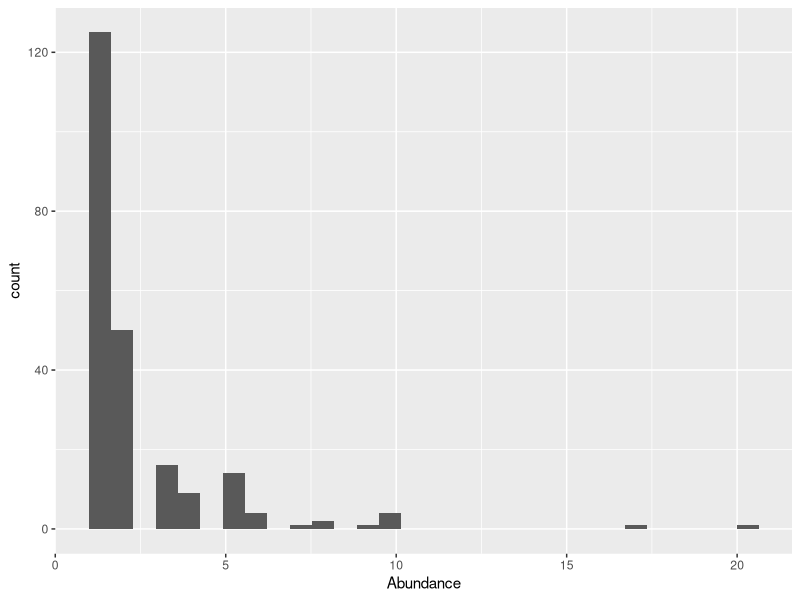
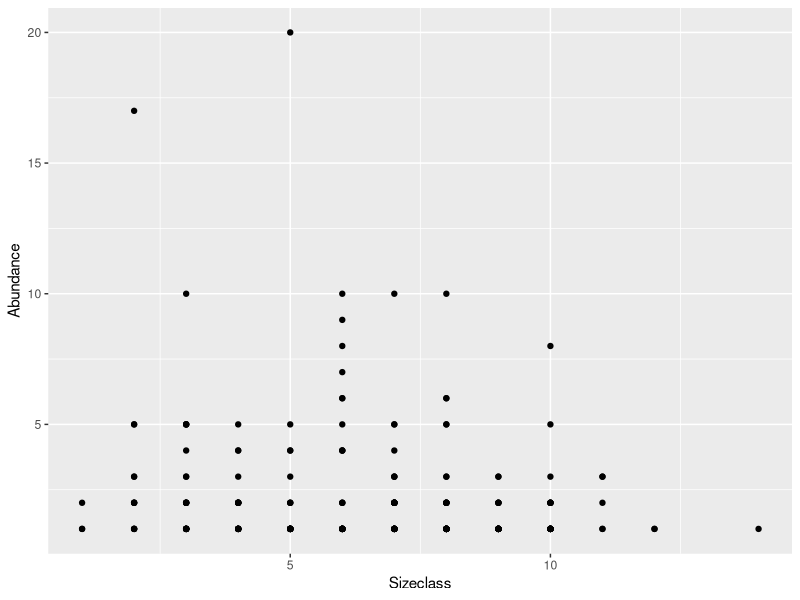
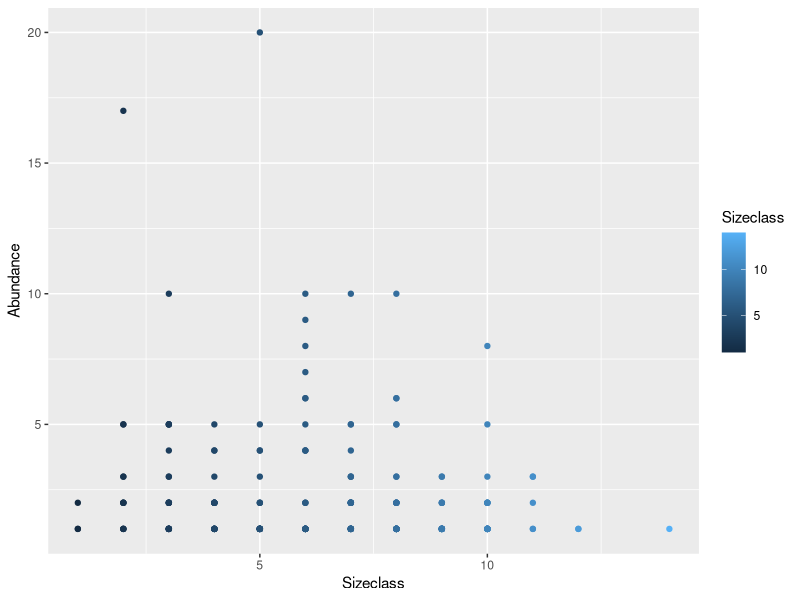
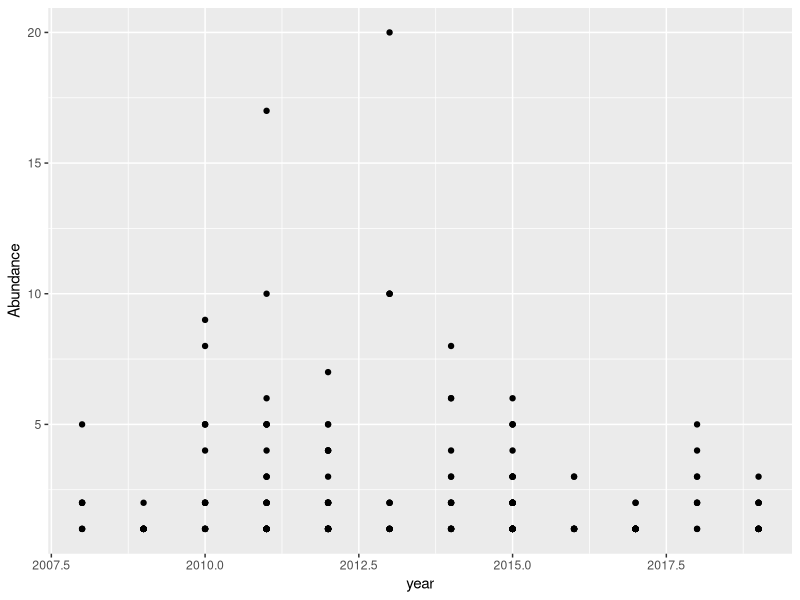
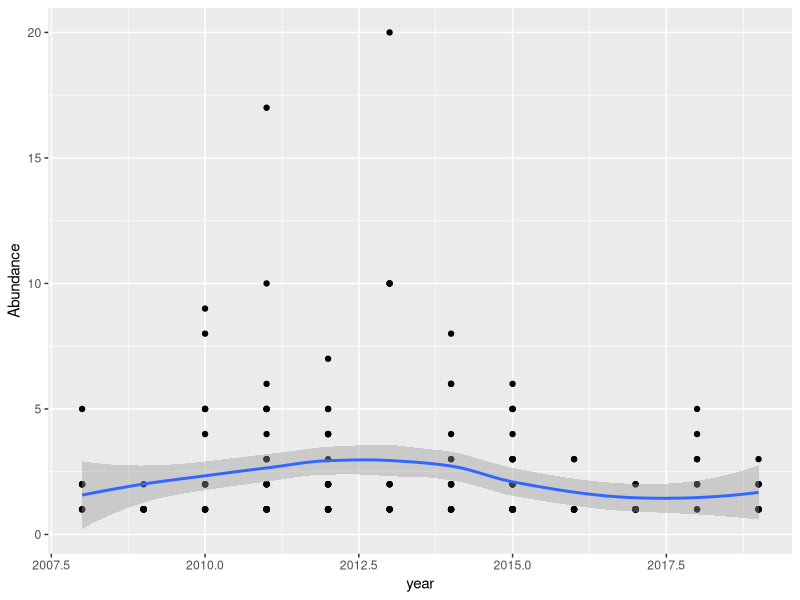
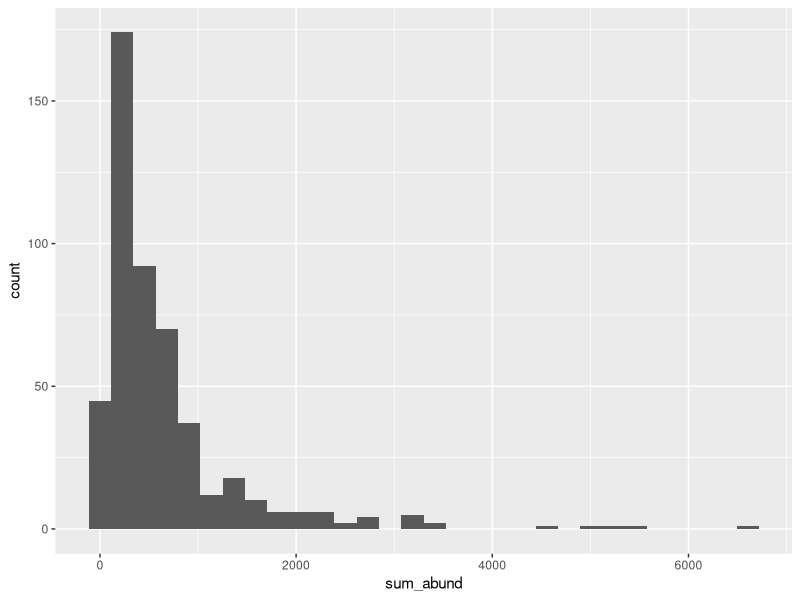
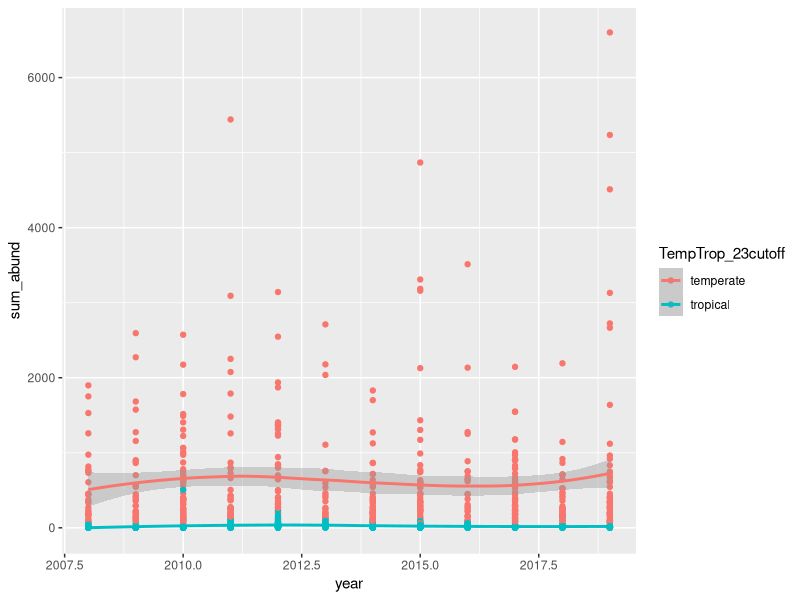
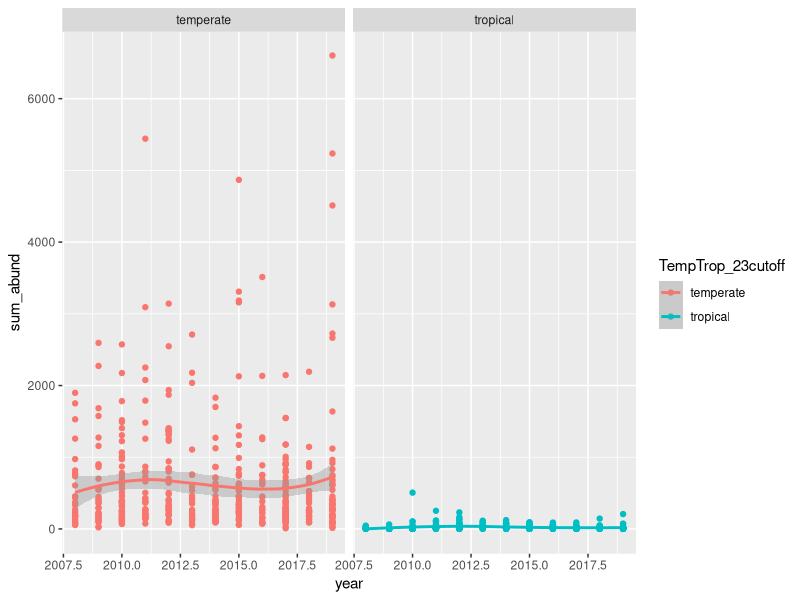

These figures' R source, in order:
## ---- chunk 1
knitr::opts_chunk$set(echo = TRUE, warning = FALSE, message = FALSE)
## ---- chunk 2
help(library)
#?library
## ---- chunk 3
# RLS data wrangling course
# CJ Brown 
# 2020-07-23
## ---- chunk 4
library(readr)
## ---- chunk 5
dat <- read_csv("data-raw/Rottnest-Island-UVC.csv")
## ---- chunk 6
dat$Sizeclass <- as.factor(dat$Sizeclass)
head(dat)
levels(dat$Sizeclass)
## ---- chunk 7
dat$Sizeclass <- as.numeric(dat$Sizeclass)
head(dat)
unique(dat$Sizeclass)
## ---- chunk 8
library(dplyr)
## ---- chunk 9
datscarus <- filter(dat, CURRENT_TAXONOMIC_NAME == "Scarus ghobban")
head(datscarus)
length(unique(datscarus$SpeciesID))
## ---- chunk 10
unique(dat$Method)
datsub <- select(dat, -Method)
head(datsub)
datsub2 <- select(dat, SurveyID:Sizeclass, Abundance:TempTrop_23cutoff)
head(datsub2)
## ---- chunk 11
library(ggplot2)
## ---- chunk 12
ggplot(datscarus) + 
  aes(x = Abundance) + 
  geom_histogram()
## ---- chunk 13
ggplot(datscarus) + 
  aes(x = Sizeclass, y = Abundance) +
  geom_point()
## ---- chunk 14
ggplot(datscarus) + 
  aes(x = Sizeclass, y = Abundance, color = Sizeclass) +
  geom_point()
## ---- chunk 15
survdat <- read_csv("data-raw/Rottnest-Island-surveys.csv")
datscarus2 <- left_join(datscarus, survdat, by = "SurveyID")
## ---- chunk 16
nrow(survdat)
length(unique(survdat$SurveyID))
## ---- chunk 17
nrow(datscarus)
nrow(datscarus2)
## ---- chunk 18
library(lubridate)
datscarus2$year <- year(datscarus2$SurveyDate)
## ---- chunk 19
ggplot(datscarus2) + 
  aes(x = year, y = Abundance) + 
  geom_point()
## ---- chunk 20
ggplot(datscarus2) + 
  aes(x = year, y = Abundance) + 
  geom_point() +
  stat_smooth()
## ---- chunk 21
dat2 <- left_join(dat, survdat, by = "SurveyID")
nrow(dat)
nrow(dat2)
length(unique(dat$SurveyID))
length(unique(dat2$SurveyID))
length(unique(survdat$SurveyID))
## ---- chunk 22
dups <- which(duplicated(survdat$SurveyID))
survdat$SurveyID[dups]
## ---- chunk 23
filter(survdat, SurveyID == survdat$SurveyID[dups])
## ---- chunk 24
survdat2 <- distinct(survdat)
nrow(survdat2)
anyDuplicated(survdat2$SurveyID)
## ---- chunk 25
dat2 <- left_join(dat, survdat2, by = "SurveyID")
nrow(dat)
nrow(dat2)
## ---- chunk 26
sdat <- read_csv("data-raw/Rottnest-Island-sites.csv")
length(unique(sdat$SiteCode))
nrow(sdat)
dat3 <- left_join(dat2, sdat, by = "SiteCode")
## ---- chunk 27
dat3$year <- year(dat3$SurveyDate)
## ---- chunk 28
sum(dat3$Abundance)
## ---- chunk 29
sum(dat3$Abundance, na.rm = TRUE)
## ---- chunk 30
summarize(dat3, sum(Abundance, na.rm = TRUE))
## ---- chunk 31

dat3g <- group_by(dat3, SurveyID)
datA <- summarize(dat3g, 
                  sum_abund = sum(Abundance, na.rm = TRUE))
head(datA)
## ---- chunk 32
ggplot(datA) + 
  aes(x = sum_abund, color = NULL) +
  geom_histogram()
## ---- chunk 33
dat3 <- filter(dat3, !is.na(TempTrop_23cutoff))
dat3g <- group_by(dat3, SurveyID, SiteCode, year, TempTrop_23cutoff)
dat4 <- summarize(dat3g, 
                  sum_abund = sum(Abundance, na.rm = TRUE))
head(dat4)
## ---- chunk 34
ggplot(dat4) + 
  aes(x = year, y = sum_abund, color = TempTrop_23cutoff) +
  geom_point() +
  stat_smooth()
## ---- chunk 35
ggplot(dat4) + 
  aes(x = year, y = sum_abund, color = TempTrop_23cutoff) +
  geom_point() +
  stat_smooth() + 
  facet_wrap(~TempTrop_23cutoff)
## ---- chunk 36
library(patchwork)
## ---- chunk 37
a <- ggplot(datA) + 
  aes(x = sum_abund, color = NULL) +
  geom_histogram() +
  ylab('Frequency') +
  xlab('Abundance') +
  theme_classic()
  
b <- ggplot(dat4) + 
  aes(x = year, y = sum_abund, color = TempTrop_23cutoff) +
  geom_point() +
  stat_smooth() +
  ylab('Abundance') +
  xlab('Year') +
  theme_classic() +
  theme(legend.title = element_blank())
## ---- chunk 38
c <- a + b
## ---- chunk 39
c <- a/b
## ---- chunk 40
c + plot_annotation(tag_levels = 'A')
ggsave('fig-1.png')
## ---- chunk 41
library(tidyr)
## ---- chunk 42
library(tidyr)
dat5 <- pivot_wider(dat4, names_from = TempTrop_23cutoff,
                    values_from = sum_abund,
                    values_fill = list(sum_abund = 0))
head(dat5)
## ---- chunk 43
dat5 <- mutate(dat5, prop_trop = tropical/(temperate + tropical))
## ---- chunk 44
dat6 <- pivot_longer(dat5, temperate:tropical, 
                     names_to = 'TempTrop_23cutoff',
                     values_to = 'sum_abund')
head(dat6)
## ---- chunk 45
ggplot(dat5) + 
  aes(x = year, y = prop_trop) +
  geom_point(aes(color = SiteCode)) + 
  stat_smooth()
## ---- chunk 46
dat7 <- dat2 %>% mutate(SurveyYear = year(SurveyDate)) %>% 
  filter(SurveyYear == 2011 & Sizeclass > 12) %>% 
  group_by(SiteCode, SpeciesID, CURRENT_TAXONOMIC_NAME) %>% 
  summarize(sum_abund = sum(Abundance))

ggplot(dat7) + 
  aes(x = SiteCode, y = sum_abund, fill = CURRENT_TAXONOMIC_NAME) +
  geom_bar(stat = 'identity') +
  theme(legend.position = "none")
